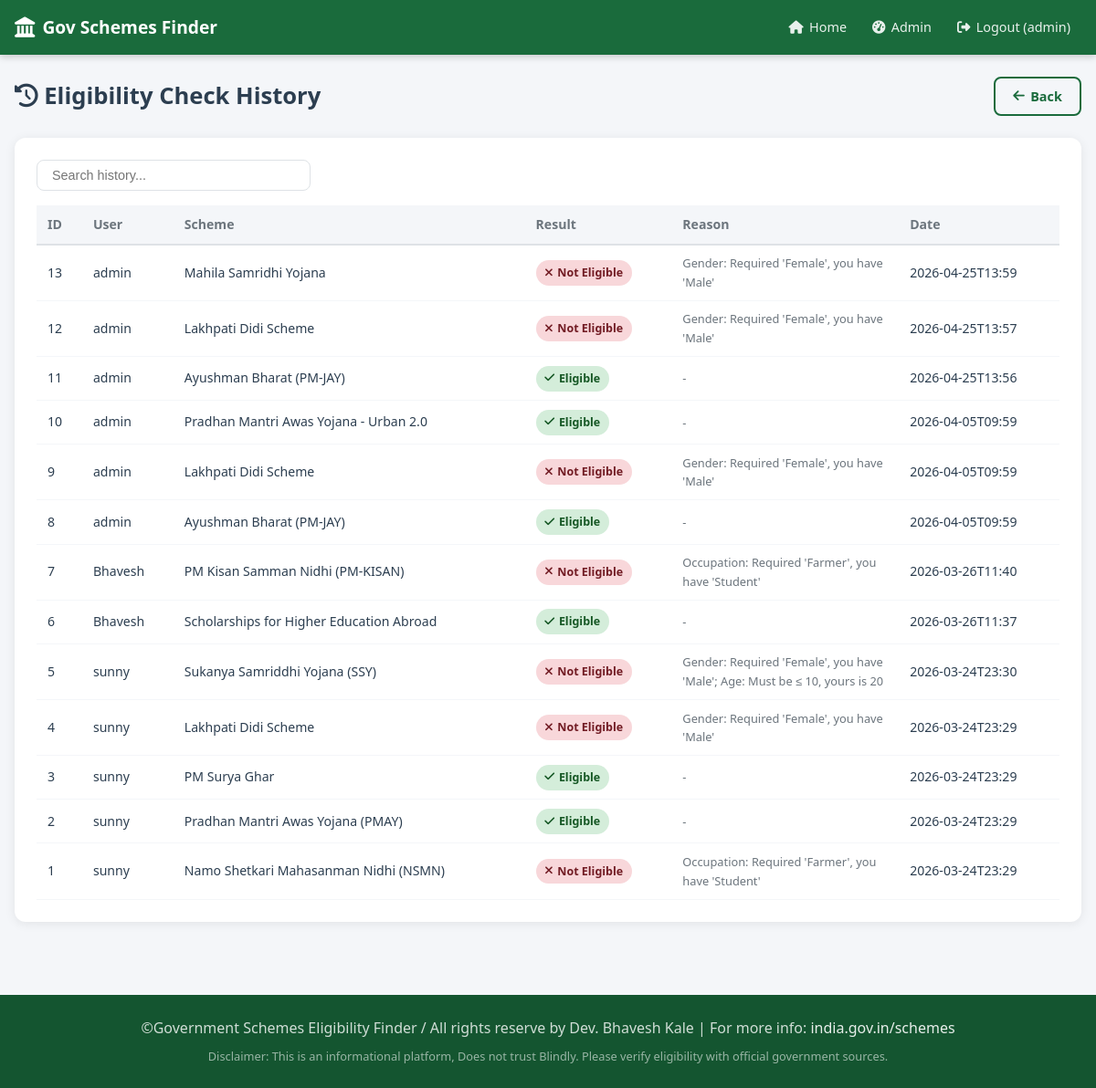
Page /admin/history (signed in) on the committed database.
### tables this page shows
CREATE TABLE eligibility_history (
        id INTEGER PRIMARY KEY AUTOINCREMENT,
        user_id INTEGER,
        scheme_id INTEGER,
        result TEXT,
        reason TEXT,
        checked_at TEXT,
        FOREIGN KEY (user_id) REFERENCES users(id),
        FOREIGN KEY (scheme_id) REFERENCES schemes(id)
    );

CREATE TABLE users (
        id INTEGER PRIMARY KEY AUTOINCREMENT,
        username TEXT UNIQUE NOT NULL,
        password TEXT NOT NULL,
        full_name TEXT,
        age INTEGER,
        income REAL,
        caste TEXT,
        gender TEXT,
        state TEXT,
        occupation TEXT,
        mobile TEXT,
        email TEXT,
        role TEXT DEFAULT 'user'
    );

CREATE TABLE schemes (
        id INTEGER PRIMARY KEY AUTOINCREMENT,
        name TEXT NOT NULL,
        description TEXT,
        benefits TEXT,
        documents TEXT,
        category TEXT,
        state TEXT
    );

### app.py (the view)
@app.route('/admin/history')
@admin_required
def admin_history():
    db = get_db()
    history = db.execute('''SELECT h.*, u.username, s.name as scheme_name
                            FROM eligibility_history h
                            JOIN users u ON h.user_id = u.id
                            JOIN schemes s ON h.scheme_id = s.id
                            ORDER BY h.checked_at DESC''').fetchall()
    return render_template('admin/history.html', history=history)

### app.py (called while the page is built)
def is_admin():
    return session.get('role') == 'admin'

def admin_required(f):
    from functools import wraps
    @wraps(f)
    def decorated(*args, **kwargs):
        if 'user_id' not in session or not is_admin():
            flash('Admin access required.', 'danger')
            return redirect(url_for('login'))
        return f(*args, **kwargs)
    return decorated

### database.py (called while the page is built)
def get_db():
    if 'db' not in g._get_current_object().__dict__:
        g.db = sqlite3.connect(DATABASE)
        g.db.row_factory = sqlite3.Row
    return g.db

### templates/admin/history.html (shortened to what this page needs)
{% extends 'base.html' %}
{% block content %}
<div class="admin-container">
    <div class="admin-header">
        <h1><i class="fas fa-history"></i> Eligibility Check History</h1>
        <a href="{{ url_for('admin_dashboard') }}" class="btn btn-outline"><i class="fas fa-arrow-left"></i> Back</a>
    </div>
    <div class="card">
        <div class="table-search">
            <input type="text" id="histSearch" placeholder="Search history..." onkeyup="filterTable('histSearch','histTable')">
        </div>
        <div class="table-wrap">
            <table class="data-table" id="histTable">
                <thead>
                    <tr><th>ID</th><th>User</th><th>Scheme</th><th>Result</th><th>Reason</th><th>Date</th></tr>
                </thead>
                <tbody>
                    {% for h in history %}
                    <tr>
                        <td>{{ h['id'] }}</td>
                        <td>{{ h['username'] }}</td>
                        <td>{{ h['scheme_name'] }}</td>
                        <td>
                            {% if h['result'] == 'eligible' %}
                                <span class="badge badge-success"><i class="fas fa-check"></i> Eligible</span>
                            {% else %}
                                <span class="badge badge-danger"><i class="fas fa-times"></i> Not Eligible</span>
                            {% endif %}
                        </td>
                        <td class="reason-cell">{{ h['reason'] or '-' }}</td>
                        <td>{{ h['checked_at'][:16] }}</td>
                    </tr>
                    {% endfor %}
                </tbody>
            </table>
        </div>
    </div>
</div>
{% endblock %}

### static/css/style.css (style rules this page uses)
*, *::before, *::after { box-sizing: border-box; margin: 0; padding: 0; }
:root { --primary: #1a6b3c; --primary-dark: #145530; --primary-light: #e8f5ee; --accent: #f7941d; --danger: #e74c3c; --success: #27ae60; --text: #2c3e50; --text-light: #6c757d; --bg: #f4f6f9; --white: #ffffff; --border: #dee2e6; --shadow: 0 2px 12px rgba(0,0,0,0.08); --radius: 12px; }
body { font-family: 'Segoe UI', system-ui, sans-serif; background: var(--bg); color: var(--text); line-height: 1.6; }
a { color: var(--primary); text-decoration: none; }
.card { background: var(--white); border-radius: var(--radius); box-shadow: var(--shadow); padding: 1.5rem; margin-bottom: 1.5rem; }
.btn { display: inline-flex; align-items: center; gap: 0.4rem; padding: 0.5rem 1.2rem; border-radius: 8px; font-size: 0.9rem; font-weight: 600; cursor: pointer; border: 2px solid transparent; transition: all 0.2s; text-decoration: none; }
.btn-outline { background: transparent; color: var(--primary); border-color: var(--primary); }
.badge { display: inline-flex; align-items: center; gap: 0.3rem; padding: 0.25rem 0.6rem; border-radius: 20px; font-size: 0.78rem; font-weight: 700; }
.badge-success { background: #d4edda; color: #155724; }
.badge-danger { background: #f8d7da; color: #721c24; }
.admin-header { display: flex; justify-content: space-between; align-items: center; margin-bottom: 1.5rem; flex-wrap: wrap; gap: 1rem; }
.admin-header h1 { font-size: 1.6rem; font-weight: 700; }
.activity-table-wrap, .table-wrap { overflow-x: auto; }
.data-table { width: 100%; border-collapse: collapse; font-size: 0.88rem; }
.data-table th { background: var(--bg); padding: 0.6rem 0.75rem; text-align: left; font-weight: 700; color: var(--text-light); border-bottom: 2px solid var(--border); white-space: nowrap; }
.data-table td { padding: 0.6rem 0.75rem; border-bottom: 1px solid var(--bg); vertical-align: middle; }
.table-search { margin-bottom: 1rem; }
.table-search input { padding: 0.5rem 1rem; border: 1.5px solid var(--border); border-radius: 8px; font-size: 0.9rem; width: 100%; max-width: 300px; }
.reason-cell { max-width: 200px; font-size: 0.8rem; color: var(--text-light); }

### rows in the picture
eligibility_history: id "13", username "admin", scheme_name "Mahila Samridhi Yojana", result "not_eligible" (drawn), reason "Gender: Required 'Female', you have 'Male'", checked_at "2026-04-25T13:59"
eligibility_history: id "12", username "admin", scheme_name "Lakhpati Didi Scheme", result "not_eligible" (drawn), reason "Gender: Required 'Female', you have 'Male'", checked_at "2026-04-25T13:57"
eligibility_history: id "11", username "admin", scheme_name "Ayushman Bharat (PM-JAY)", result "eligible" (drawn), reason "-", checked_at "2026-04-25T13:56"
eligibility_history: id "10", username "admin", scheme_name "Pradhan Mantri Awas Yojana - Urban 2.0", result "eligible" (drawn), reason "-", checked_at "2026-04-05T09:59"
eligibility_history: id "9", username "admin", scheme_name "Lakhpati Didi Scheme", result "not_eligible" (drawn), reason "Gender: Required 'Female', you have 'Male'", checked_at "2026-04-05T09:59"
eligibility_history: id "8", username "admin", scheme_name "Ayushman Bharat (PM-JAY)", result "eligible" (drawn), reason "-", checked_at "2026-04-05T09:59"
eligibility_history: id "7", username "Bhavesh", scheme_name "PM Kisan Samman Nidhi (PM-KISAN)", result "not_eligible" (drawn), reason "Occupation: Required 'Farmer', you have 'Student'", checked_at "2026-03-26T11:40"
eligibility_history: id "6", username "Bhavesh", scheme_name "Scholarships for Higher Education Abroad", result "eligible" (drawn), reason "-", checked_at "2026-03-26T11:37"
eligibility_history: id "5", username "sunny", scheme_name "Sukanya Samriddhi Yojana (SSY)", result "not_eligible" (drawn), reason "Gender: Required 'Female', you have 'Male'; Age: Must be ≤ 10, yours is 20", checked_at "2026-03-24T23:30"
eligibility_history: id "4", username "sunny", scheme_name "Lakhpati Didi Scheme", result "not_eligible" (drawn), reason "Gender: Required 'Female', you have 'Male'", checked_at "2026-03-24T23:29"
eligibility_history: id "3", username "sunny", scheme_name "PM Surya Ghar", result "eligible" (drawn), reason "-", checked_at "2026-03-24T23:29"
eligibility_history: id "2", username "sunny", scheme_name "Pradhan Mantri Awas Yojana (PMAY)", result "eligible" (drawn), reason "-", checked_at "2026-03-24T23:29"
eligibility_history: id "1", username "sunny", scheme_name "Namo Shetkari Mahasanman Nidhi (NSMN)", result "not_eligible" (drawn), reason "Occupation: Required 'Farmer', you have 'Student'", checked_at "2026-03-24T23:29"

### other values in the picture
{{ session.username }} "admin"
